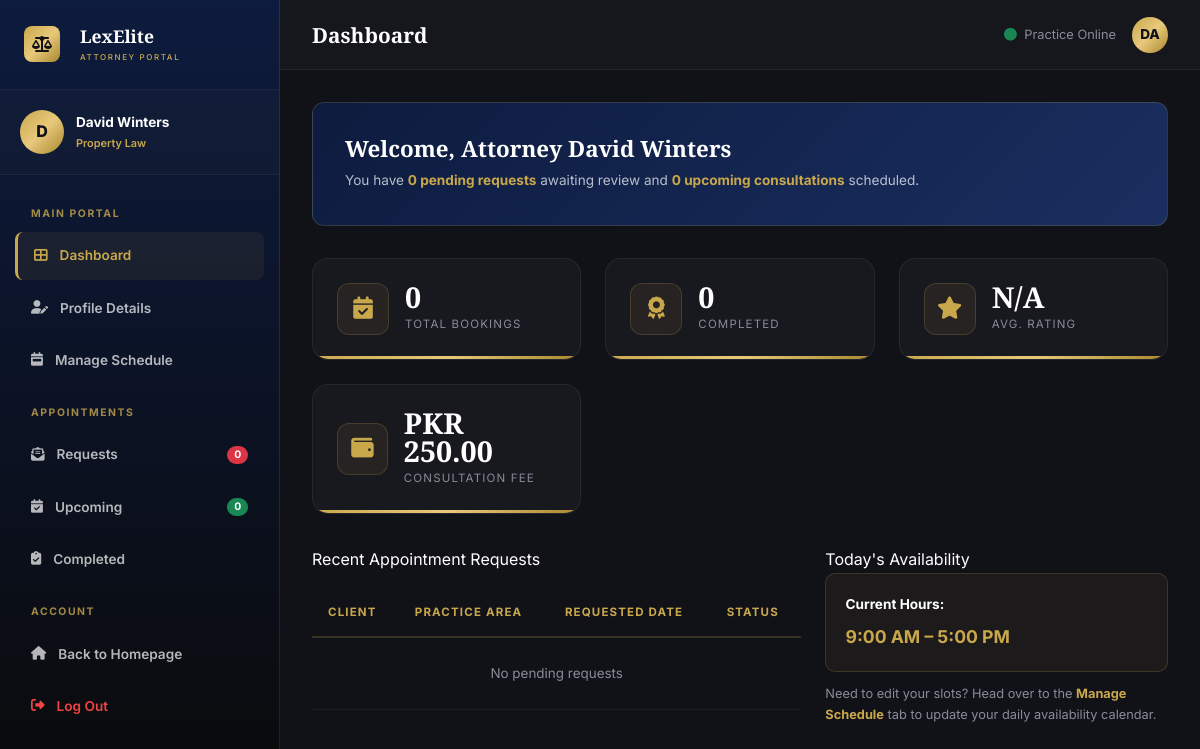
Page /lawyerdashboard.php (signed in) on the committed database.
### tables this page shows
CREATE TABLE lawyers (
 lawyer_id INT AUTO_INCREMENT PRIMARY KEY,
 full_name VARCHAR(100) NOT NULL,
 email VARCHAR(100) UNIQUE NOT NULL,
 phone VARCHAR(20),
 password VARCHAR(255) NOT NULL,
 specialization VARCHAR(100),
 qualification VARCHAR(150),
 experience INT,
 city VARCHAR(100),
 address TEXT,
 license_no VARCHAR(100),
 bio TEXT,
 consultation_fee DECIMAL(10,2),
 profile_image VARCHAR(255),
 status ENUM('Pending','Approved','Rejected') DEFAULT 'Pending',
 created_at TIMESTAMP DEFAULT CURRENT_TIMESTAMP
);

### lawyerdashboard.php (the view, shortened to what this page needs)
<?php
include_once 'includes/connection.php';
$lawyer_id = (int)$_SESSION['lawyer_id'];
$query  = mysqli_query($conn, "SELECT * FROM lawyers WHERE lawyer_id='$lawyer_id'");
$lawyer = mysqli_fetch_assoc($query);
$r = mysqli_fetch_assoc(mysqli_query($conn, "SELECT COUNT(*) as t FROM appointments WHERE lawyer_id='$lawyer_id'"));
$total_appts = (int)$r['t'];
$r = mysqli_fetch_assoc(mysqli_query($conn, "SELECT COUNT(*) as t FROM appointments WHERE lawyer_id='$lawyer_id' AND LOWER(status)='pending'"));
$pending_appts = (int)$r['t'];
$r = mysqli_fetch_assoc(mysqli_query($conn, "SELECT COUNT(*) as t FROM appointments WHERE lawyer_id='$lawyer_id' AND LOWER(status)='confirmed'"));
$confirmed_appts = (int)$r['t'];
$r = mysqli_fetch_assoc(mysqli_query($conn, "SELECT COUNT(*) as t FROM appointments WHERE lawyer_id='$lawyer_id' AND LOWER(status)='completed'"));
$completed_appts = (int)$r['t'];
$r = mysqli_fetch_assoc(mysqli_query($conn, "SELECT COUNT(*) as t, ROUND(AVG(rating),1) as avg_r FROM reviews WHERE lawyer_id='$lawyer_id'"));
$avg_rating    = $r['avg_r'] ? (float)$r['avg_r'] : 0;
$recent_req_q = mysqli_query($conn, "
    SELECT a.appointment_id, a.appointment_date, a.appointment_time, a.status,
           c.full_name AS customer_name, s.service_name
    FROM appointments a
    JOIN customers c ON a.customer_id = c.customer_id
    JOIN services  s ON a.service_id  = s.service_id
    WHERE a.lawyer_id='$lawyer_id' AND LOWER(a.status)='pending'
    ORDER BY a.appointment_date ASC
    LIMIT 5
");
?>
<!DOCTYPE html>
<html lang="en">
<head>
  <link rel="stylesheet" href="https://cdn.jsdelivr.net/npm/bootstrap@5.3.3/dist/css/bootstrap.min.css"/>
  <link rel="stylesheet" href="https://cdnjs.cloudflare.com/ajax/libs/font-awesome/6.5.2/css/all.min.css"/>
  <link rel="stylesheet" href="https://cdnjs.cloudflare.com/ajax/libs/aos/2.3.4/aos.css"/>
  <link rel="stylesheet" href="css/luxury.css"/>
</head>
<body>
<div class="dash-layout">
  <aside class="dash-sidebar" id="dashSidebar">
    <div class="sidebar-brand">
      <a class="navbar-brand-logo text-decoration-none" href="index.php" style="display:inline-flex;">
        <div class="brand-icon" style="width:36px; height:36px; font-size:1rem;"><i class="fas fa-balance-scale"></i></div>
        <div class="ms-2">
          <span class="brand-text-main" style="font-size:1.1rem;">LexElite</span>
          <span class="brand-text-sub" style="font-size:0.5rem; letter-spacing:0.2em;">Attorney Portal</span>
        </div>
      </a>
    </div>
<div class="sidebar-user">
<div id="sideAvatarWrap" style="width:44px; height:44px; border-radius:50%; background:var(--gold-gradient); display:flex; align-items:center; justify-content:center; color:var(--dark); font-weight:800; font-size:1rem; flex-shrink:0; overflow:hidden;">
<?php if(!empty($lawyer['profile_image'])) { ?>
    <img src="uploads/<?= $lawyer['profile_image']; ?>" style="width:100%;height:100%;object-fit:cover;">
<?php } else { ?>
    <?= strtoupper(substr($lawyer['full_name'],0,1)); ?>
<?php } ?>
</div>
<div>
    <div style="font-size:0.85rem;font-weight:700;color:var(--white);" id="sideLawyerName">
        <?= $lawyer['full_name']; ?>
    </div>
    <div style="font-size:0.68rem;color:var(--gold);font-weight:600;" id="sideLawyerSpec">
        <?= $lawyer['specialization']; ?>
    </div>
</div>
</div>
    <div class="sidebar-menu">
      <div class="menu-title">Main Portal</div>
      <div class="menu-item active" onclick="switchTab('dashboard', this)"><i class="fas fa-th-large"></i> Dashboard</div>
      <div class="menu-item" onclick="switchTab('profile', this)"><i class="fas fa-user-edit"></i> Profile Details</div>
      <div class="menu-item" onclick="switchTab('schedule', this)"><i class="fas fa-calendar-week"></i> Manage Schedule</div>
      <div class="menu-title">Appointments</div>
      <div class="menu-item" onclick="switchTab('requests', this)">
        <i class="fas fa-envelope-open-text"></i> Requests
        <span class="badge bg-danger ms-auto rounded-pill" style="font-size:0.65rem;" id="requestsBadgeCount">2</span>
      </div>
      <div class="menu-item" onclick="switchTab('upcoming', this)">
        <i class="fas fa-calendar-check"></i> Upcoming
        <span class="badge bg-success ms-auto rounded-pill" style="font-size:0.65rem;" id="upcomingBadgeCount">3</span>
      </div>
      <div class="menu-item" onclick="switchTab('completed', this)"><i class="fas fa-clipboard-check"></i> Completed</div>
      <div class="menu-title">Account</div>
      <div class="menu-item" onclick="window.location.href='index.php'"><i class="fas fa-home"></i> Back to Homepage</div>
      <div class="menu-item" onclick="window.location.href='lawyer-logout.php  '" style="color:#ef4444;"><i class="fas fa-sign-out-alt"></i> Log Out</div>
    </div>
  </aside>
  <div class="dash-main">
    <header class="dash-header">
      <div class="d-flex align-items-center gap-3">
        <h2 style="font-family:var(--font-serif); font-size:1.3rem; font-weight:700; margin:0;" id="panelHeaderTitle">Dashboard</h2>
      </div>
      <div class="d-flex align-items-center gap-3">
        <span style="font-size:0.8rem; color:var(--text-muted);"><i class="fas fa-circle text-success me-1"></i> Practice Online</span>
        <div id="topAvatarWrap" style="width:36px; height:36px; border-radius:50%; background:var(--gold-gradient); display:flex; align-items:center; justify-content:center; color:var(--dark); font-weight:800; font-size:0.85rem; overflow:hidden;">
          <?php if (!empty($lawyer['profile_image'])): ?>
            <img src="uploads/<?php echo htmlspecialchars($lawyer['profile_image']); ?>" style="width:100%;height:100%;object-fit:cover;">
          <?php else: ?>
            <?php echo strtoupper(substr($lawyer['full_name'], 0, 2)); ?>
          <?php endif; ?>
        </div>
      </div>
    </header>
    <div class="dash-content">
      <div class="panel-section active" id="panel-dashboard">
        <div style="background:linear-gradient(135deg, var(--navy) 0%, var(--navy-mid) 100%); border:1px solid rgba(201, 168, 76, 0.2); border-radius:12px; padding:2rem; margin-bottom:2rem;">
          <h3 style="font-family:var(--font-serif); font-size:1.4rem; font-weight:700; color:var(--white); margin-bottom:0.4rem;" id="welcomeAttorneyName">Welcome, Attorney <?php echo htmlspecialchars($lawyer['full_name']); ?></h3>
          <p style="font-size:0.85rem; color:rgba(255, 255, 255, 0.7); margin:0;">
            You have <strong style="color:var(--gold)"><?php echo $pending_appts; ?> pending request<?php echo $pending_appts != 1 ? 's' : ''; ?></strong> awaiting review and <strong style="color:var(--gold)"><?php echo $confirmed_appts; ?> upcoming consultation<?php echo $confirmed_appts != 1 ? 's' : ''; ?></strong> scheduled.
          </p>
        </div>
        <div class="grid-stats">
          <div class="stat-box">
            <div class="stat-box-icon"><i class="fas fa-calendar-check"></i></div>
            <div><div class="stat-box-val" id="statBookingsCount"><?php echo $total_appts; ?></div><div class="stat-box-label">Total Bookings</div></div>
          </div>
          <div class="stat-box">
            <div class="stat-box-icon"><i class="fas fa-award"></i></div>
            <div><div class="stat-box-val" id="statWinsCount"><?php echo $completed_appts; ?></div><div class="stat-box-label">Completed</div></div>
          </div>
          <div class="stat-box">
            <div class="stat-box-icon"><i class="fas fa-star"></i></div>
            <div><div class="stat-box-val"><?php echo $avg_rating > 0 ? $avg_rating : 'N/A'; ?></div><div class="stat-box-label">Avg. Rating</div></div>
          </div>
          <div class="stat-box">
            <div class="stat-box-icon"><i class="fas fa-wallet"></i></div>
            <div><div class="stat-box-val" id="statRateDisplay">PKR <?php echo htmlspecialchars($lawyer['consultation_fee']); ?></div><div class="stat-box-label">Consultation Fee</div></div>
          </div>
        </div>
        <div class="row g-4">
          <div class="col-lg-7">
            <div class="dash-card">
              <div class="dash-card-title">Recent Appointment Requests</div>
              <div style="overflow-x:auto;">
                <table class="lux-table">
                  <thead>
                    <tr>
                      <th>Client</th>
                      <th>Practice Area</th>
                      <th>Requested Date</th>
                      <th>Status</th>
                    </tr>
                  </thead>
                  <tbody id="dashboardRequestsTable">
                    <?php
                    if (mysqli_num_rows($recent_req_q) > 0) {
                        while ($rr = mysqli_fetch_assoc($recent_req_q)) {
                            $rr_status_class = 'badge-Pending';
                            echo "<tr>";
                            echo "<td><strong>" . htmlspecialchars($rr['customer_name']) . "</strong></td>";
                            echo "<td>" . htmlspecialchars($rr['service_name']) . "</td>";
                            echo "<td>" . htmlspecialchars($rr['appointment_date']) . "</td>";
                            echo "<td><span class='badge-status badge-Pending'>Pending</span></td>";
                            echo "</tr>";
                        }
                    } else {
                        echo "<tr><td colspan='4' class='text-center' style='color:var(--text-muted);padding:1.5rem;'>No pending requests</td></tr>";
                    }
                    ?>
                  </tbody>
                </table>
              </div>
            </div>
          </div>
          <div class="col-lg-5">
            <div class="dash-card">
              <div class="dash-card-title">Today's Availability</div>
              <div style="background:rgba(201,168,76,0.06); border:1px solid rgba(201,168,76,0.2); border-radius:10px; padding:1.2rem; margin-bottom:12px;">
                <div style="font-weight:700; color:var(--white); font-size:0.85rem; margin-bottom:6px;">Current Hours:</div>
                <div style="font-size:1.1rem; font-weight:700; color:var(--gold);" id="todayHoursVal">9:00 AM – 5:00 PM</div>
              </div>
              <div style="font-size:0.8rem; color:var(--text-muted); line-height:1.6;">
                Need to edit your slots? Head over to the <strong style="color:var(--gold); cursor:pointer;" onclick="$('[data-target=schedule]').click()">Manage Schedule</strong> tab to update your daily availability calendar.
              </div>
            </div>
          </div>
        </div>
      </div>
    </div>
  </div>
</div>
</body>
</html>

### css/luxury.css (style rules this page uses)
:root { --gold: #C9A84C; --gold-light: #E8C97B; --gold-dark: #A8872E; --gold-gradient: linear-gradient(135deg, #C9A84C 0%, #E8C97B 50%, #A8872E 100%); --navy: #0D1B3E; --navy-light: #142450; --navy-mid: #1A2F60; --black: #0A0A0A; --dark: #111118; --dark-card: #16161F; --white: #FFFFFF; --off-white: #F8F6F0; --light-gray: #E8E8E8; --mid-gray: #6C757D; --text-muted: #8A8A9A; --glass-bg: rgba(255, 255, 255, 0.05); --glass-border: rgba(201, 168, 76, 0.2); --glass-shadow: 0 8px 32px rgba(0, 0, 0, 0.37); --shadow-gold: 0 0 30px rgba(201, 168, 76, 0.15); --shadow-deep: 0 20px 60px rgba(0, 0, 0, 0.4); --transition: all 0.35s cubic-bezier(0.4, 0, 0.2, 1); --transition-slow: all 0.6s cubic-bezier(0.4, 0, 0.2, 1); --font-serif: 'Playfair Display', Georgia, serif; --font-sans: 'Inter', system-ui, sans-serif; --font-elegant: 'Cormorant Garamond', Georgia, serif; --radius-sm: 8px; --radius-md: 16px; --radius-lg: 24px; --radius-xl: 40px; }
*, *::before, *::after { box-sizing: border-box; margin: 0; padding: 0; }
html { scroll-behavior: smooth; font-size: 16px; }
body { font-family: var(--font-sans); background-color: var(--dark); color: var(--white); line-height: 1.7; overflow-x: hidden; }
a { text-decoration: none; transition: var(--transition); }
h1, h2, h3, h4, h5, h6 { font-family: var(--font-serif); font-weight: 700; line-height: 1.25; color: var(--white); }
.navbar-brand-logo { display: flex; align-items: center; gap: 12px; }
.brand-icon { width: 44px; height: 44px; background: var(--gold-gradient); border-radius: 8px; display: flex; align-items: center; justify-content: center; font-size: 1.2rem; color: var(--dark); font-weight: 900; flex-shrink: 0; }
.brand-text-main { font-family: var(--font-serif); font-size: 1.4rem; font-weight: 700; color: var(--white); line-height: 1; }
.brand-text-sub { font-family: var(--font-sans); font-size: 0.6rem; font-weight: 500; letter-spacing: 0.3em; text-transform: uppercase; color: var(--gold); display: block; }

### rows in the picture
lawyers: full_name "D", full_name "David Winters", specialization "Property Law", full_name "DA", consultation_fee "250.00"

### other values in the picture
$pending_appts "0"
$confirmed_appts "0"
$total_appts "0"
$completed_appts "0"
